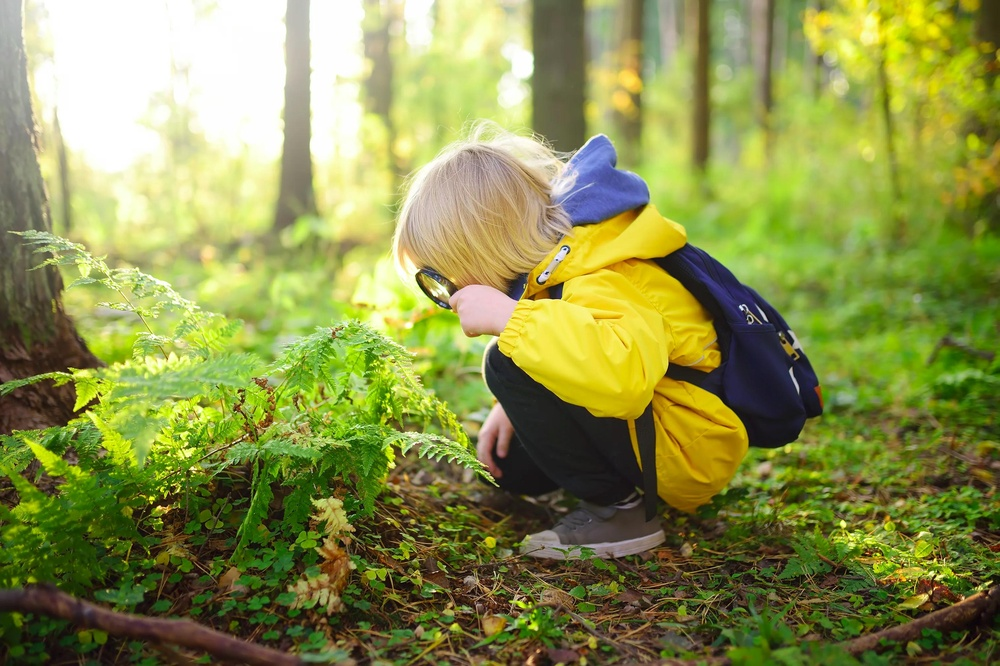
#> input picture Códigos/nature.jpg, 1000 x 666 px, shrunk from 3030 x 2019 before the run
$ python filtro_cinza.py nature.jpg praia.jpg
#> lines starting #> are read from the running program, lines starting #| are printed output that depends on the picture
#> in main, imagem_original is the input picture: PIL image 1000x666 RGB; mean R, G, B 139.3, 145.5, 77
#Importa as bibliotecas necessárias
import sys
import time
import threading
from PIL import Image

""" Função para converter uma seção da imagem para escala de cinza
    Parâmetros:
        imagem: objeto da imagem original
        inicio: coordenada x inicial da seção
        fim: coordenada x final da seção
        altura: altura da imagem
    Retorna: nova imagem em escala de cinza """
def converter_para_escala_de_cinza(imagem, inicio: int, fim: int, altura: int):

    # Calcula a largura subtraindo o fim pelo início
#> called with inicio = 0, fim = 1000, altura = 666
    largura = fim - inicio

    # Cria uma nova imagem com o mesmo tamanho da seção
    nova_imagem = Image.new("RGB", (largura, altura))
#> nova_imagem: PIL image 1000x666 RGB; every value is 0

    # Percorre cada pixel da seção da imagem original
    for x in range(largura):
        for y in range(altura):
            # Obtém os valores RGB do pixel
            r, g, b = imagem.getpixel((inicio + x, y))

            # Calcula o valor em escala de cinza usando a fórmula de luminosidade
            valor_cinza = int(0.299 * r + 0.587 * g + 0.114 * b)

            # Define o pixel na nova imagem com o valor em escala de cinza
            nova_imagem.putpixel((x, y), (valor_cinza, valor_cinza, valor_cinza))
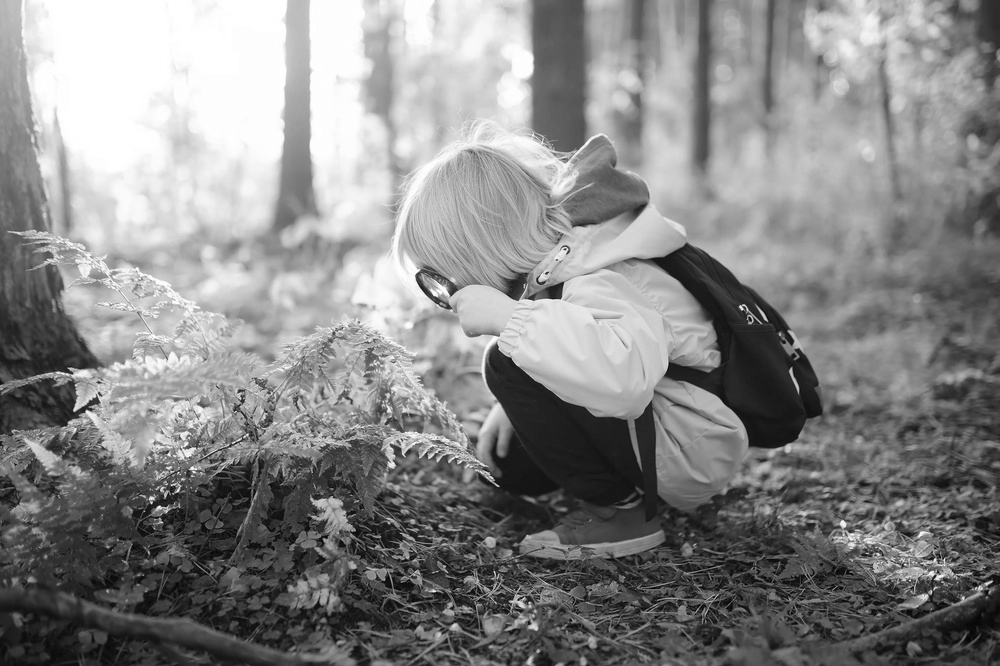
#> nova_imagem: PIL image 1000x666 RGB; min 1, max 255, mean 135.4

    # Retorna a nova imagem em escala de cinza
    return nova_imagem

# Função principal para processar a imagem
def main():
    # Verifica os argumentos da linha de comando. Caso sejam inválidos, exibe a mensagem de uso e encerra o programa.
    if len(sys.argv) != 3:
        print("Uso: python processador_sequencial.py <imagem_de_entrada> <imagem_de_saida>")
        sys.exit(1)

    # Lê os caminhos dos arquivos de entrada e saída a partir dos argumentos da linha de comando
    caminho_entrada = sys.argv[1]
    caminho_saida = sys.argv[2]

    # Tenta abrir a imagem de entrada. Se não abrir a imagem ou se o processo falhar, exibe uma mensagem de erro e encerra o programa.
    try:
        imagem_original = Image.open(caminho_entrada)
        if imagem_original.mode != 'RGB':
            raise Exception("Desculpe, imagem não está no formato RGB")
    except FileNotFoundError:
        print(f"Erro: O arquivo '{caminho_entrada}' não foi encontrado.")
        sys.exit(1)

    # ================= Processamento Sequencial =================
    print(f"Processando a imagem '{caminho_entrada}' de forma sequencial...")

    # Inicia a medição do tempo
    inicio = time.time()

    # Converte a imagem para escala de cinza e atribui à variável imagem_processada
    imagem_processada = converter_para_escala_de_cinza(imagem_original, 0, imagem_original.width, imagem_original.height)

    # Finaliza a medição do tempo
    fim = time.time()

    # Calcula o tempo de execução em milissegundos
    tempo_execucao_ms = (fim - inicio) * 1000

    # Salva a imagem processada no caminho de saída especificado
    imagem_processada.save(caminho_saida)

    # Exibe mensagens de sucesso e o tempo de execução
    print(f"Imagem convertida com sucesso e salva em '{caminho_saida}'")
    print(f"Tempo de execução (sequencial): {tempo_execucao_ms:.2f} ms\n")

    # ================= Processamento da imagem com multithreading =================
    print(f"Processando a imagem '{caminho_entrada}' com multithreading...")

    # Inicia a medição do tempo
    inicio = time.time()

    # Define o número de threads
    num_threads = 6

    # Cria uma nova imagem para armazenar o resultado
    imagem_processada2 = Image.new("RGB", imagem_original.size)

    # Divide a imagem em partes, pela largura
    largura = imagem_original.width
#> largura = 1000
    intervalo = largura // num_threads
#> intervalo = 166

    # Função auxiliar para processar cada parte da imagem em uma thread e armazenar o resultado na lista resultados
    resultados = [None] * num_threads
    def worker(idx, inicio, fim):
        resultados[idx] = converter_para_escala_de_cinza(imagem_original, inicio, fim, imagem_original.height)

    # Lista para armazenar as threads
    threads = []

    # Cria, armazena e inicia as threads
    for i in range(num_threads):
        inicio_parte = i * intervalo
        fim_parte = (i + 1) * intervalo if i < (num_threads - 1) else largura
        thread = threading.Thread(target=worker, args=(i, inicio_parte, fim_parte))
        threads.append(thread)
        thread.start()

    # Sincroniza as threads
    for thread in threads:
        thread.join()

    # Combina os resultados das threads na imagem final
    for j in range(num_threads):
        imagem_processada2.paste(resultados[j], (j * intervalo, 0))

    # Finaliza a medição do tempo
    fim = time.time()

    # Calcula o tempo de execução em milissegundos
    tempo_execucao_ms = (fim - inicio) * 1000

    # Modifica o nome do arquivo para indicar que foi processada com multithreading
    caminho_multithread = caminho_saida.replace(".jpg", "_multithread.jpg")

    # Salva a imagem processada no caminho de saída especificado
    imagem_processada2.save(caminho_multithread)

    # Exibe mensagens de sucesso e o tempo de execução
    print(f"Imagem convertida com sucesso e salva em '{caminho_multithread}'")
    print(f"Tempo de execução (sequencial): {tempo_execucao_ms:.2f} ms")

if __name__ == "__main__":
    main()

$ run again, on praia.jpg
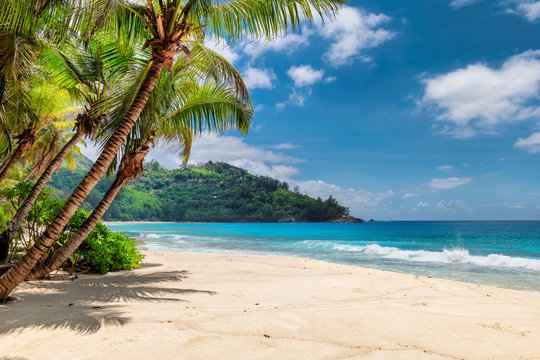
#> input picture praia.jpg, 540 x 360 px
#> in main, imagem_original is the input picture: PIL image 540x360 RGB; mean R, G, B 127.9, 148.8, 142.3
#> after the loop in converter_para_escala_de_cinza, `for x in range(largura):`:
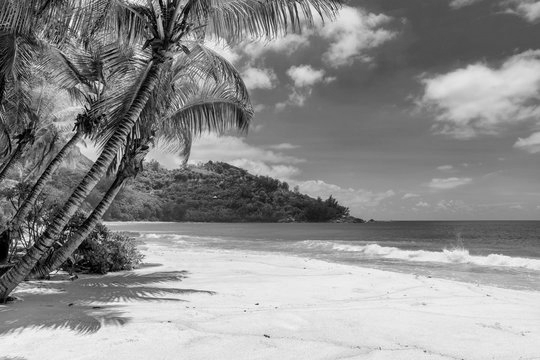
#> nova_imagem: PIL image 540x360 RGB; min 0, max 254, mean 141.3
